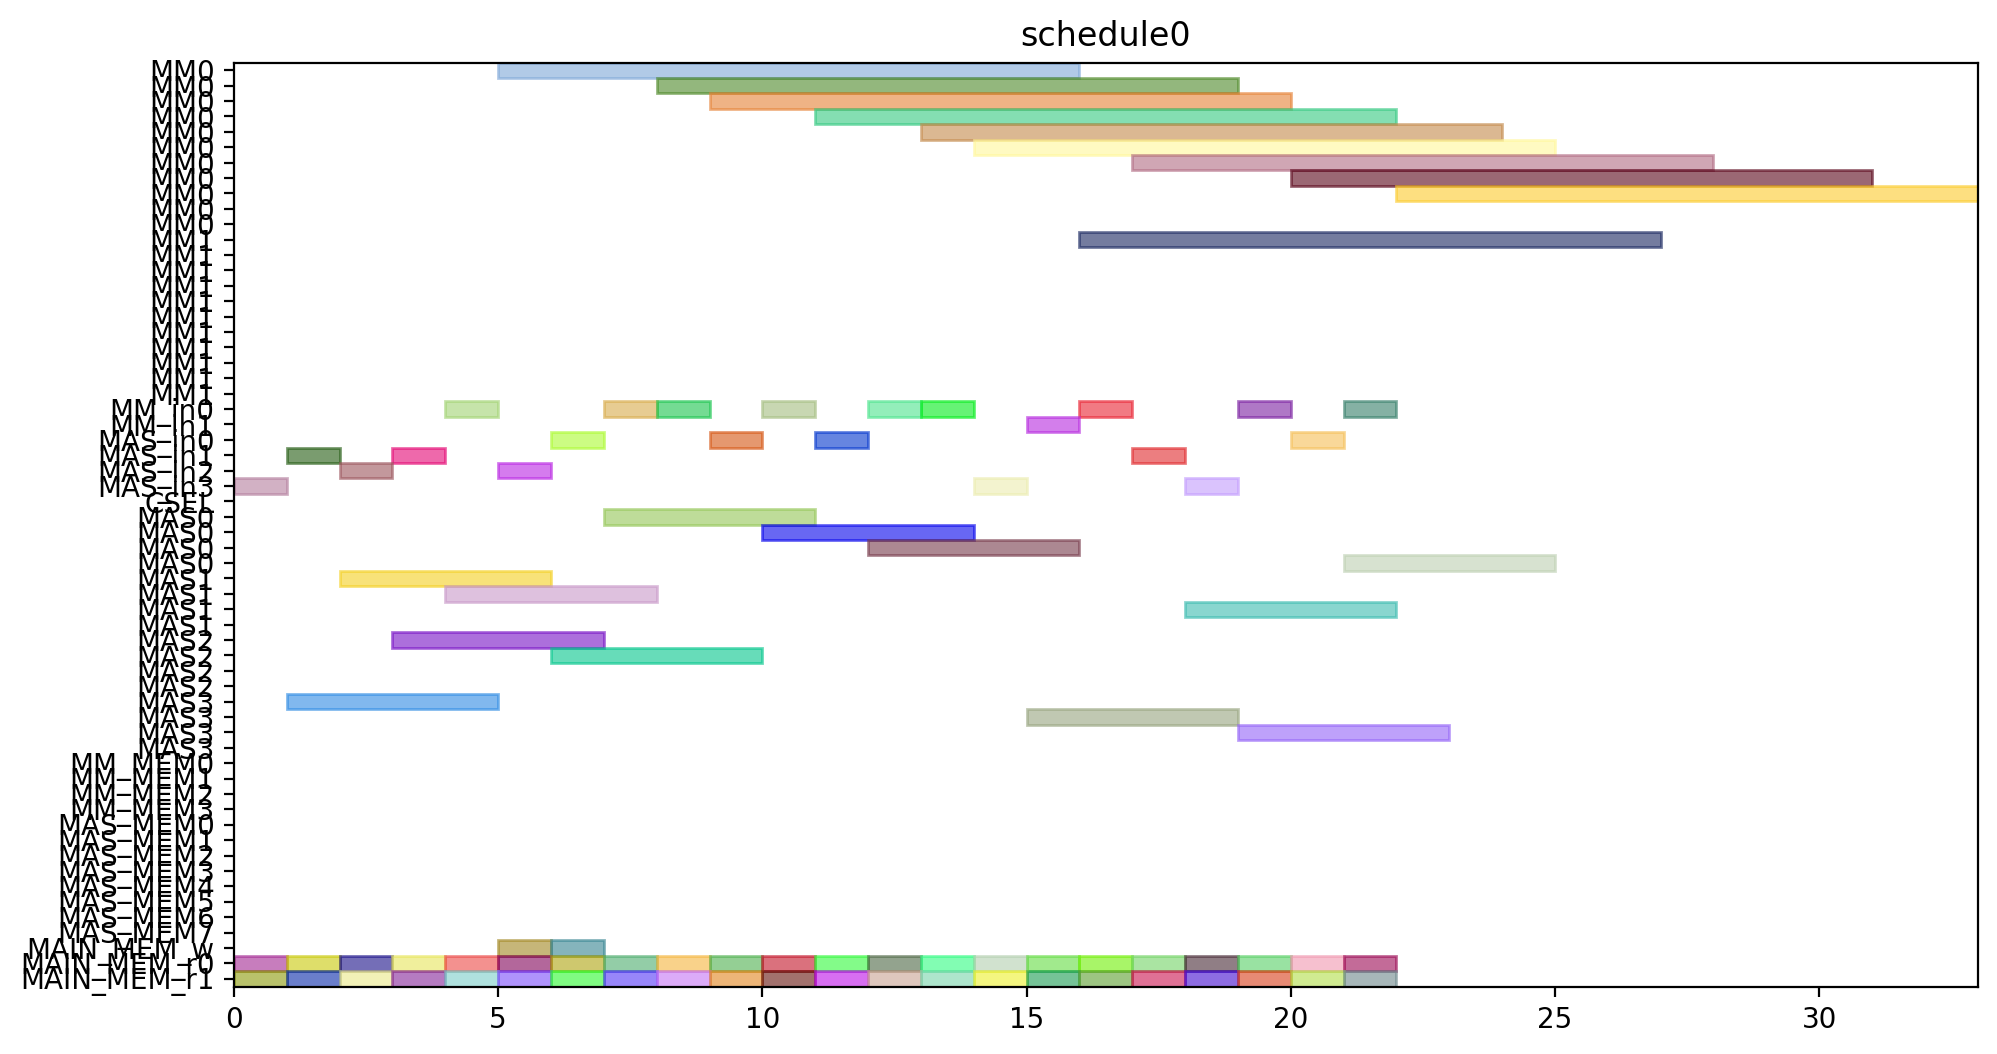

Python code for this plot:
from pyschedule import Scenario, solvers, plotters, alt


def solve():
	horizon = 120
	S = Scenario("schedule0", horizon=horizon)

	# resource
	MM = S.Resources('MM', num=2, size=11)
	MM_in = S.Resources('MM_in', num=2)
	MAS_in = S.Resources('MAS_in', num=4)
	CSEL = S.Resource('CSEL')
	MAS = S.Resources('MAS', num=4, size=4, periods=range(1, horizon))
	MM_MEM = S.Resources('MM_MEM', num=4)
	MAS_MEM = S.Resources('MAS_MEM', num=8)
	MAIN_MEM_w = S.Resource('MAIN_MEM_w', size=1)
	MAIN_MEM_r = S.Resources('MAIN_MEM_r', num=2)

	# result of previous scheduling

	# new tasks
	c10_t0 = S.Task('c10_t0', length=11, delay_cost=1)
	c10_t0 += alt(MM)
	c10_t0_in = S.Task('c10_t0_in', length=1, delay_cost=1)
	c10_t0_in += alt(MM_in)
	S += c10_t0_in*MM_in[0]<=c10_t0*MM[0]
	S += c10_t0_in*MM_in[1]<=c10_t0*MM[1]
	c10_t0_mem0 = S.Task('c10_t0_mem0', length=1, delay_cost=1)
	c10_t0_mem0 += MAIN_MEM_r[0]
	S += c10_t0_mem0 <= c10_t0

	c10_t0_mem1 = S.Task('c10_t0_mem1', length=1, delay_cost=1)
	c10_t0_mem1 += MAIN_MEM_r[1]
	S += c10_t0_mem1 <= c10_t0

	c10_t1 = S.Task('c10_t1', length=11, delay_cost=1)
	c10_t1 += alt(MM)
	c10_t1_in = S.Task('c10_t1_in', length=1, delay_cost=1)
	c10_t1_in += alt(MM_in)
	S += c10_t1_in*MM_in[0]<=c10_t1*MM[0]
	S += c10_t1_in*MM_in[1]<=c10_t1*MM[1]
	c10_t1_mem0 = S.Task('c10_t1_mem0', length=1, delay_cost=1)
	c10_t1_mem0 += MAIN_MEM_r[0]
	S += c10_t1_mem0 <= c10_t1

	c10_t1_mem1 = S.Task('c10_t1_mem1', length=1, delay_cost=1)
	c10_t1_mem1 += MAIN_MEM_r[1]
	S += c10_t1_mem1 <= c10_t1

	c10_t2 = S.Task('c10_t2', length=4, delay_cost=1)
	c10_t2 += alt(MAS)
	c10_t2_in = S.Task('c10_t2_in', length=1, delay_cost=1)
	c10_t2_in += alt(MAS_in)
	S += c10_t2_in*MAS_in[0]<=c10_t2*MAS[0]

	S += c10_t2_in*MAS_in[1]<=c10_t2*MAS[1]

	S += c10_t2_in*MAS_in[2]<=c10_t2*MAS[2]

	S += c10_t2_in*MAS_in[3]<=c10_t2*MAS[3]

	c10_t2_mem0 = S.Task('c10_t2_mem0', length=1, delay_cost=1)
	c10_t2_mem0 += MAIN_MEM_r[0]
	S += c10_t2_mem0 <= c10_t2

	c10_t2_mem1 = S.Task('c10_t2_mem1', length=1, delay_cost=1)
	c10_t2_mem1 += MAIN_MEM_r[1]
	S += c10_t2_mem1 <= c10_t2

	c10_t3 = S.Task('c10_t3', length=4, delay_cost=1)
	c10_t3 += alt(MAS)
	c10_t3_in = S.Task('c10_t3_in', length=1, delay_cost=1)
	c10_t3_in += alt(MAS_in)
	S += c10_t3_in*MAS_in[0]<=c10_t3*MAS[0]

	S += c10_t3_in*MAS_in[1]<=c10_t3*MAS[1]

	S += c10_t3_in*MAS_in[2]<=c10_t3*MAS[2]

	S += c10_t3_in*MAS_in[3]<=c10_t3*MAS[3]

	c10_t3_mem0 = S.Task('c10_t3_mem0', length=1, delay_cost=1)
	c10_t3_mem0 += MAIN_MEM_r[0]
	S += c10_t3_mem0 <= c10_t3

	c10_t3_mem1 = S.Task('c10_t3_mem1', length=1, delay_cost=1)
	c10_t3_mem1 += MAIN_MEM_r[1]
	S += c10_t3_mem1 <= c10_t3

	c20_t0 = S.Task('c20_t0', length=11, delay_cost=1)
	c20_t0 += alt(MM)
	c20_t0_in = S.Task('c20_t0_in', length=1, delay_cost=1)
	c20_t0_in += alt(MM_in)
	S += c20_t0_in*MM_in[0]<=c20_t0*MM[0]
	S += c20_t0_in*MM_in[1]<=c20_t0*MM[1]
	c20_t0_mem0 = S.Task('c20_t0_mem0', length=1, delay_cost=1)
	c20_t0_mem0 += MAIN_MEM_r[0]
	S += c20_t0_mem0 <= c20_t0

	c20_t0_mem1 = S.Task('c20_t0_mem1', length=1, delay_cost=1)
	c20_t0_mem1 += MAIN_MEM_r[1]
	S += c20_t0_mem1 <= c20_t0

	c20_t1 = S.Task('c20_t1', length=11, delay_cost=1)
	c20_t1 += alt(MM)
	c20_t1_in = S.Task('c20_t1_in', length=1, delay_cost=1)
	c20_t1_in += alt(MM_in)
	S += c20_t1_in*MM_in[0]<=c20_t1*MM[0]
	S += c20_t1_in*MM_in[1]<=c20_t1*MM[1]
	c20_t1_mem0 = S.Task('c20_t1_mem0', length=1, delay_cost=1)
	c20_t1_mem0 += MAIN_MEM_r[0]
	S += c20_t1_mem0 <= c20_t1

	c20_t1_mem1 = S.Task('c20_t1_mem1', length=1, delay_cost=1)
	c20_t1_mem1 += MAIN_MEM_r[1]
	S += c20_t1_mem1 <= c20_t1

	c20_t2 = S.Task('c20_t2', length=4, delay_cost=1)
	c20_t2 += alt(MAS)
	c20_t2_in = S.Task('c20_t2_in', length=1, delay_cost=1)
	c20_t2_in += alt(MAS_in)
	S += c20_t2_in*MAS_in[0]<=c20_t2*MAS[0]

	S += c20_t2_in*MAS_in[1]<=c20_t2*MAS[1]

	S += c20_t2_in*MAS_in[2]<=c20_t2*MAS[2]

	S += c20_t2_in*MAS_in[3]<=c20_t2*MAS[3]

	c20_t2_mem0 = S.Task('c20_t2_mem0', length=1, delay_cost=1)
	c20_t2_mem0 += MAIN_MEM_r[0]
	S += c20_t2_mem0 <= c20_t2

	c20_t2_mem1 = S.Task('c20_t2_mem1', length=1, delay_cost=1)
	c20_t2_mem1 += MAIN_MEM_r[1]
	S += c20_t2_mem1 <= c20_t2

	c20_t3 = S.Task('c20_t3', length=4, delay_cost=1)
	c20_t3 += alt(MAS)
	c20_t3_in = S.Task('c20_t3_in', length=1, delay_cost=1)
	c20_t3_in += alt(MAS_in)
	S += c20_t3_in*MAS_in[0]<=c20_t3*MAS[0]

	S += c20_t3_in*MAS_in[1]<=c20_t3*MAS[1]

	S += c20_t3_in*MAS_in[2]<=c20_t3*MAS[2]

	S += c20_t3_in*MAS_in[3]<=c20_t3*MAS[3]

	c20_t3_mem0 = S.Task('c20_t3_mem0', length=1, delay_cost=1)
	c20_t3_mem0 += MAIN_MEM_r[0]
	S += c20_t3_mem0 <= c20_t3

	c20_t3_mem1 = S.Task('c20_t3_mem1', length=1, delay_cost=1)
	c20_t3_mem1 += MAIN_MEM_r[1]
	S += c20_t3_mem1 <= c20_t3

	c01_t0 = S.Task('c01_t0', length=11, delay_cost=1)
	c01_t0 += alt(MM)
	c01_t0_in = S.Task('c01_t0_in', length=1, delay_cost=1)
	c01_t0_in += alt(MM_in)
	S += c01_t0_in*MM_in[0]<=c01_t0*MM[0]
	S += c01_t0_in*MM_in[1]<=c01_t0*MM[1]
	c01_t0_mem0 = S.Task('c01_t0_mem0', length=1, delay_cost=1)
	c01_t0_mem0 += MAIN_MEM_r[0]
	S += c01_t0_mem0 <= c01_t0

	c01_t0_mem1 = S.Task('c01_t0_mem1', length=1, delay_cost=1)
	c01_t0_mem1 += MAIN_MEM_r[1]
	S += c01_t0_mem1 <= c01_t0

	c01_t1 = S.Task('c01_t1', length=11, delay_cost=1)
	c01_t1 += alt(MM)
	c01_t1_in = S.Task('c01_t1_in', length=1, delay_cost=1)
	c01_t1_in += alt(MM_in)
	S += c01_t1_in*MM_in[0]<=c01_t1*MM[0]
	S += c01_t1_in*MM_in[1]<=c01_t1*MM[1]
	c01_t1_mem0 = S.Task('c01_t1_mem0', length=1, delay_cost=1)
	c01_t1_mem0 += MAIN_MEM_r[0]
	S += c01_t1_mem0 <= c01_t1

	c01_t1_mem1 = S.Task('c01_t1_mem1', length=1, delay_cost=1)
	c01_t1_mem1 += MAIN_MEM_r[1]
	S += c01_t1_mem1 <= c01_t1

	c01_t2 = S.Task('c01_t2', length=4, delay_cost=1)
	c01_t2 += alt(MAS)
	c01_t2_in = S.Task('c01_t2_in', length=1, delay_cost=1)
	c01_t2_in += alt(MAS_in)
	S += c01_t2_in*MAS_in[0]<=c01_t2*MAS[0]

	S += c01_t2_in*MAS_in[1]<=c01_t2*MAS[1]

	S += c01_t2_in*MAS_in[2]<=c01_t2*MAS[2]

	S += c01_t2_in*MAS_in[3]<=c01_t2*MAS[3]

	c01_t2_mem0 = S.Task('c01_t2_mem0', length=1, delay_cost=1)
	c01_t2_mem0 += MAIN_MEM_r[0]
	S += c01_t2_mem0 <= c01_t2

	c01_t2_mem1 = S.Task('c01_t2_mem1', length=1, delay_cost=1)
	c01_t2_mem1 += MAIN_MEM_r[1]
	S += c01_t2_mem1 <= c01_t2

	c01_t3 = S.Task('c01_t3', length=4, delay_cost=1)
	c01_t3 += alt(MAS)
	c01_t3_in = S.Task('c01_t3_in', length=1, delay_cost=1)
	c01_t3_in += alt(MAS_in)
	S += c01_t3_in*MAS_in[0]<=c01_t3*MAS[0]

	S += c01_t3_in*MAS_in[1]<=c01_t3*MAS[1]

	S += c01_t3_in*MAS_in[2]<=c01_t3*MAS[2]

	S += c01_t3_in*MAS_in[3]<=c01_t3*MAS[3]

	c01_t3_mem0 = S.Task('c01_t3_mem0', length=1, delay_cost=1)
	c01_t3_mem0 += MAIN_MEM_r[0]
	S += c01_t3_mem0 <= c01_t3

	c01_t3_mem1 = S.Task('c01_t3_mem1', length=1, delay_cost=1)
	c01_t3_mem1 += MAIN_MEM_r[1]
	S += c01_t3_mem1 <= c01_t3

	c11_t0 = S.Task('c11_t0', length=11, delay_cost=1)
	c11_t0 += alt(MM)
	c11_t0_in = S.Task('c11_t0_in', length=1, delay_cost=1)
	c11_t0_in += alt(MM_in)
	S += c11_t0_in*MM_in[0]<=c11_t0*MM[0]
	S += c11_t0_in*MM_in[1]<=c11_t0*MM[1]
	c11_t0_mem0 = S.Task('c11_t0_mem0', length=1, delay_cost=1)
	c11_t0_mem0 += MAIN_MEM_r[0]
	S += c11_t0_mem0 <= c11_t0

	c11_t0_mem1 = S.Task('c11_t0_mem1', length=1, delay_cost=1)
	c11_t0_mem1 += MAIN_MEM_r[1]
	S += c11_t0_mem1 <= c11_t0

	c11_t1 = S.Task('c11_t1', length=11, delay_cost=1)
	c11_t1 += alt(MM)
	c11_t1_in = S.Task('c11_t1_in', length=1, delay_cost=1)
	c11_t1_in += alt(MM_in)
	S += c11_t1_in*MM_in[0]<=c11_t1*MM[0]
	S += c11_t1_in*MM_in[1]<=c11_t1*MM[1]
	c11_t1_mem0 = S.Task('c11_t1_mem0', length=1, delay_cost=1)
	c11_t1_mem0 += MAIN_MEM_r[0]
	S += c11_t1_mem0 <= c11_t1

	c11_t1_mem1 = S.Task('c11_t1_mem1', length=1, delay_cost=1)
	c11_t1_mem1 += MAIN_MEM_r[1]
	S += c11_t1_mem1 <= c11_t1

	c11_t2 = S.Task('c11_t2', length=4, delay_cost=1)
	c11_t2 += alt(MAS)
	c11_t2_in = S.Task('c11_t2_in', length=1, delay_cost=1)
	c11_t2_in += alt(MAS_in)
	S += c11_t2_in*MAS_in[0]<=c11_t2*MAS[0]

	S += c11_t2_in*MAS_in[1]<=c11_t2*MAS[1]

	S += c11_t2_in*MAS_in[2]<=c11_t2*MAS[2]

	S += c11_t2_in*MAS_in[3]<=c11_t2*MAS[3]

	c11_t2_mem0 = S.Task('c11_t2_mem0', length=1, delay_cost=1)
	c11_t2_mem0 += MAIN_MEM_r[0]
	S += c11_t2_mem0 <= c11_t2

	c11_t2_mem1 = S.Task('c11_t2_mem1', length=1, delay_cost=1)
	c11_t2_mem1 += MAIN_MEM_r[1]
	S += c11_t2_mem1 <= c11_t2

	c11_t3 = S.Task('c11_t3', length=4, delay_cost=1)
	c11_t3 += alt(MAS)
	c11_t3_in = S.Task('c11_t3_in', length=1, delay_cost=1)
	c11_t3_in += alt(MAS_in)
	S += c11_t3_in*MAS_in[0]<=c11_t3*MAS[0]

	S += c11_t3_in*MAS_in[1]<=c11_t3*MAS[1]

	S += c11_t3_in*MAS_in[2]<=c11_t3*MAS[2]

	S += c11_t3_in*MAS_in[3]<=c11_t3*MAS[3]

	c11_t3_mem0 = S.Task('c11_t3_mem0', length=1, delay_cost=1)
	c11_t3_mem0 += MAIN_MEM_r[0]
	S += c11_t3_mem0 <= c11_t3

	c11_t3_mem1 = S.Task('c11_t3_mem1', length=1, delay_cost=1)
	c11_t3_mem1 += MAIN_MEM_r[1]
	S += c11_t3_mem1 <= c11_t3

	c21_t0 = S.Task('c21_t0', length=11, delay_cost=1)
	c21_t0 += alt(MM)
	c21_t0_in = S.Task('c21_t0_in', length=1, delay_cost=1)
	c21_t0_in += alt(MM_in)
	S += c21_t0_in*MM_in[0]<=c21_t0*MM[0]
	S += c21_t0_in*MM_in[1]<=c21_t0*MM[1]
	c21_t0_mem0 = S.Task('c21_t0_mem0', length=1, delay_cost=1)
	c21_t0_mem0 += MAIN_MEM_r[0]
	S += c21_t0_mem0 <= c21_t0

	c21_t0_mem1 = S.Task('c21_t0_mem1', length=1, delay_cost=1)
	c21_t0_mem1 += MAIN_MEM_r[1]
	S += c21_t0_mem1 <= c21_t0

	c21_t1 = S.Task('c21_t1', length=11, delay_cost=1)
	c21_t1 += alt(MM)
	c21_t1_in = S.Task('c21_t1_in', length=1, delay_cost=1)
	c21_t1_in += alt(MM_in)
	S += c21_t1_in*MM_in[0]<=c21_t1*MM[0]
	S += c21_t1_in*MM_in[1]<=c21_t1*MM[1]
	c21_t1_mem0 = S.Task('c21_t1_mem0', length=1, delay_cost=1)
	c21_t1_mem0 += MAIN_MEM_r[0]
	S += c21_t1_mem0 <= c21_t1

	c21_t1_mem1 = S.Task('c21_t1_mem1', length=1, delay_cost=1)
	c21_t1_mem1 += MAIN_MEM_r[1]
	S += c21_t1_mem1 <= c21_t1

	c21_t2 = S.Task('c21_t2', length=4, delay_cost=1)
	c21_t2 += alt(MAS)
	c21_t2_in = S.Task('c21_t2_in', length=1, delay_cost=1)
	c21_t2_in += alt(MAS_in)
	S += c21_t2_in*MAS_in[0]<=c21_t2*MAS[0]

	S += c21_t2_in*MAS_in[1]<=c21_t2*MAS[1]

	S += c21_t2_in*MAS_in[2]<=c21_t2*MAS[2]

	S += c21_t2_in*MAS_in[3]<=c21_t2*MAS[3]

	c21_t2_mem0 = S.Task('c21_t2_mem0', length=1, delay_cost=1)
	c21_t2_mem0 += MAIN_MEM_r[0]
	S += c21_t2_mem0 <= c21_t2

	c21_t2_mem1 = S.Task('c21_t2_mem1', length=1, delay_cost=1)
	c21_t2_mem1 += MAIN_MEM_r[1]
	S += c21_t2_mem1 <= c21_t2

	c21_t3 = S.Task('c21_t3', length=4, delay_cost=1)
	c21_t3 += alt(MAS)
	c21_t3_in = S.Task('c21_t3_in', length=1, delay_cost=1)
	c21_t3_in += alt(MAS_in)
	S += c21_t3_in*MAS_in[0]<=c21_t3*MAS[0]

	S += c21_t3_in*MAS_in[1]<=c21_t3*MAS[1]

	S += c21_t3_in*MAS_in[2]<=c21_t3*MAS[2]

	S += c21_t3_in*MAS_in[3]<=c21_t3*MAS[3]

	c21_t3_mem0 = S.Task('c21_t3_mem0', length=1, delay_cost=1)
	c21_t3_mem0 += MAIN_MEM_r[0]
	S += c21_t3_mem0 <= c21_t3

	c21_t3_mem1 = S.Task('c21_t3_mem1', length=1, delay_cost=1)
	c21_t3_mem1 += MAIN_MEM_r[1]
	S += c21_t3_mem1 <= c21_t3

	c000 = S.Task('c000', length=4, delay_cost=1)
	c000 += alt(MAS)
	c000_in = S.Task('c000_in', length=1, delay_cost=1)
	c000_in += alt(MAS_in)
	S += c000_in*MAS_in[0]<=c000*MAS[0]

	S += c000_in*MAS_in[1]<=c000*MAS[1]

	S += c000_in*MAS_in[2]<=c000*MAS[2]

	S += c000_in*MAS_in[3]<=c000*MAS[3]

	S += 0<c000

	c000_w = S.Task('c000_w', length=1, delay_cost=1)
	c000_w += alt(MAIN_MEM_w)
	S += c000 <= c000_w

	c000_mem0 = S.Task('c000_mem0', length=1, delay_cost=1)
	c000_mem0 += MAIN_MEM_r[0]
	S += c000_mem0 <= c000

	c000_mem1 = S.Task('c000_mem1', length=1, delay_cost=1)
	c000_mem1 += MAIN_MEM_r[1]
	S += c000_mem1 <= c000

	c001 = S.Task('c001', length=4, delay_cost=1)
	c001 += alt(MAS)
	c001_in = S.Task('c001_in', length=1, delay_cost=1)
	c001_in += alt(MAS_in)
	S += c001_in*MAS_in[0]<=c001*MAS[0]

	S += c001_in*MAS_in[1]<=c001*MAS[1]

	S += c001_in*MAS_in[2]<=c001*MAS[2]

	S += c001_in*MAS_in[3]<=c001*MAS[3]

	S += 0<c001

	c001_w = S.Task('c001_w', length=1, delay_cost=1)
	c001_w += alt(MAIN_MEM_w)
	S += c001 <= c001_w

	c001_mem0 = S.Task('c001_mem0', length=1, delay_cost=1)
	c001_mem0 += MAIN_MEM_r[0]
	S += c001_mem0 <= c001

	c001_mem1 = S.Task('c001_mem1', length=1, delay_cost=1)
	c001_mem1 += MAIN_MEM_r[1]
	S += c001_mem1 <= c001

	solvers.mip.solve(S,msg=1,kind='CPLEX',ratio_gap=1.01)

	solution = [['hoge']*len(S.solution()[1]) for i in range(len(S.solution()))]
	for i in range(len(S.solution())):
		for j in range(len(S.solution()[i])):
			solution[i][j]=str(S.solution()[i][j])
	print(solution)

	cycles = int(solution[-1][3])

	pic_file_name = "/mnt/rose/usr1/fukuda/ABE/multiRAM_multiMAS_16mux/scheduling_result/stage11MM2_stage4MAS4/FROB/schedule0.png"
	if(S.solution() != []):
		plotters.matplotlib.plot(S,img_filename=pic_file_name, show_task_labels=False, fig_size=(cycles*0.25+3, 6))

	return solution
